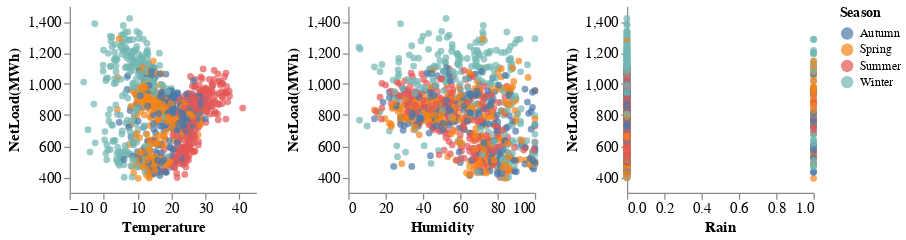

Notebook code cell kept with this figure:
### Code cell
corr = CorrelationAnalyzer()
chart = corr.corr(
    data,
    weather_variable,
    "NetLoad(MWh)",
    method="scatter",
    hue_col="Season",
    n_sample=1000,
)
chart

### Figure 1 — Vega-Lite specification as saved in the notebook (floating-point values rounded to 4 significant figures; data arrays with more than 128 entries replaced by an {"elided": "..."} marker saying what was removed)
{"config": {"background": "white", "view": {"continuousWidth": 300, "continuousHeight": 300, "strokeOpacity": 0}, "axis": {"grid": false, "labelFontSize": 12, "titleFontSize": 12}}, "repeat": {"column": ["Temperature", "Humidity", "Rain"], "row": ["NetLoad(MWh)"]}, "spec": {"data": {"name": "data-95b04d61e80909299e5151d0ddc65234"}, "mark": {"type": "point", "filled": true, "opacity": 0.7}, "encoding": {"color": {"field": "Season", "type": "nominal"}, "x": {"field": {"repeat": "column"}, "scale": {"zero": false}, "type": "quantitative"}, "y": {"field": {"repeat": "row"}, "scale": {"zero": false}, "type": "quantitative"}}, "height": 150, "width": 150}, "$schema": "https://vega.github.io/schema/vega-lite/v5.17.0.json", "datasets": {"data-95b04d61e80909299e5151d0ddc65234": {"elided": "1000 records"}}}
